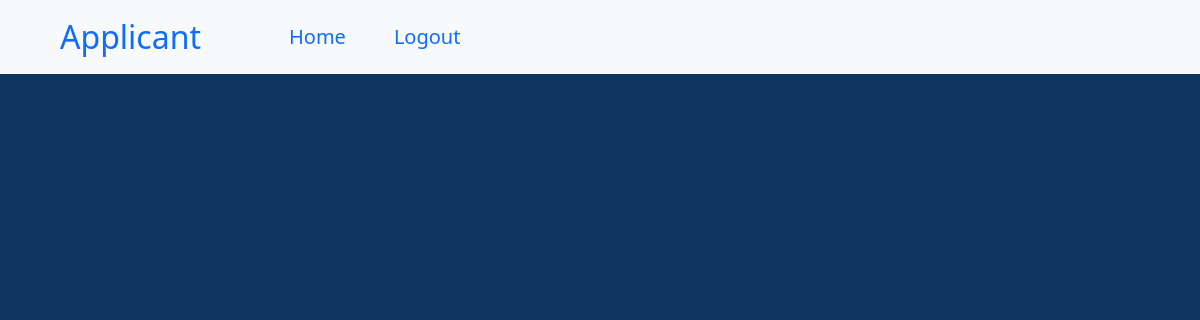
Page /archievedjobs/16 (signed in) on the earlier database version.
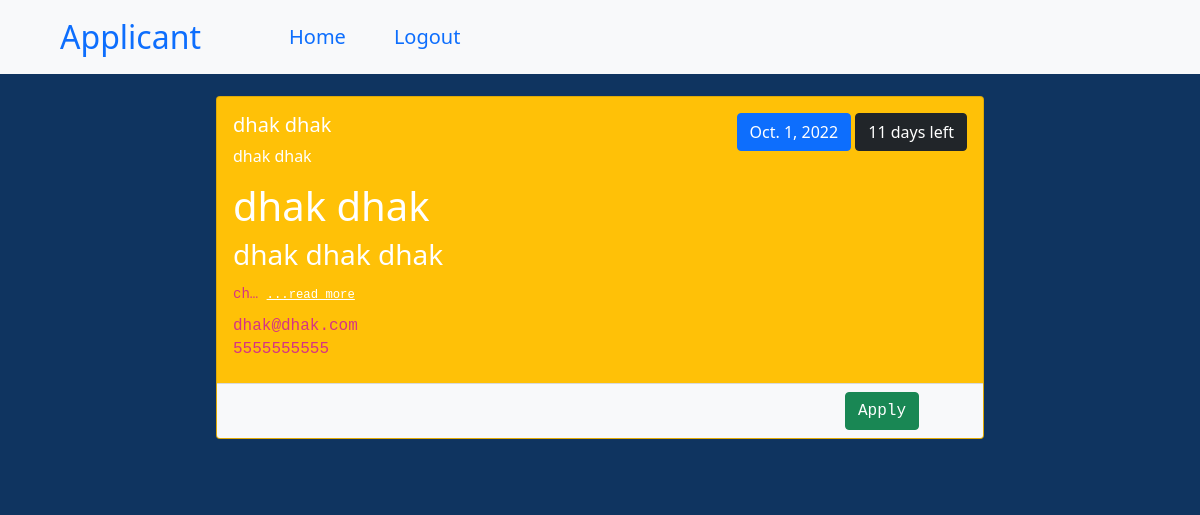
Same page on the later database version.
### board/models.py (models this page shows)
class Job(models.Model):
    title = models.CharField(max_length=250)
    description = models.TextField(max_length=500)
    location = models.CharField(max_length=250)
    deadline = models.DateField()
    mobile = models.CharField(max_length=10)
    email = models.EmailField()
    is_archieved = models.BooleanField(default=False)
    people = models.ManyToManyField(get_user_model())
    order = models.IntegerField(default=0, blank=True)
    @property
    def days_left(self):
        return self.deadline - date.today()
    @property
    def bg_class(self):
        if self.days_left > timedelta(days=21):
            return "success"
        elif self.days_left < timedelta(days=3):
            return "danger"
        elif self.days_left < timedelta(days=14):
            return "warning"
        else:
            return "secondary"

### board/views.py (the view)
# urls.py: path('archievedjobs/<int:id>', views.archieved_jobs, name='archieved_jobs'),
def archieved_jobs(req, id):
    if id==1:
        user_group = Group.objects.get(name = 'Terraformers')
        category = 'Terraformer'
    else:
        user_group = Group.objects.get(name = 'Applicants')
        category = 'Applicant'
    if req.user.is_authenticated and user_group == req.user.groups.all()[0]:
        jobs = Job.objects.all()
        return render(req, "archieved.html", {'category': category, 'group': id, 'jobs': jobs})
    else:
        messages.warning(req, "You are not authorized to access this group.")
        return HttpResponseRedirect('/')

### board/templatetags/jobextra.py (called while the page is built)
@register.filter
def convert_markdown(value):
    return markdown.markdown(value)

### board/templates/archieved.html (shortened to what this page needs)
{% extends 'base.html' %}
{% load static %}
{% load jobextra %}
{% block content %}
<div>
  <nav class="fixed-top navbar navbar-expand-lg bg-light px-5 py-2">
    <div class="container-fluid">
      <a class="navbar-brand fs-2" href="{% url 'home' %}">{{category}}</a>
      <div class="collapse navbar-collapse mx-5 fs-5" id="navbarNavAltMarkup">
        <div class="navbar-nav">
          <a class="mx-3 nav-link" aria-current="page" href="{%url 'home' %}">Home</a>
          <a class="mx-3 nav-link" href="{%url 'logout' %}">Logout</a>
        </div>
      </div>
    </div>
  </nav>
  <div class = "mt-5">
  <div class = "my-5">
    {% for job in jobs %}
    {% if job.is_archieved %}
    <div class="card my-4 bg-{{job.bg_class}} text-white" style="width: 48rem;">
      <div class="card-body">
        <div class="d-flex justify-content-between">
          <div><h5 class="card-title">{{job.title}}</h5></div>
          <div>
            <button type="button" class="btn btn-primary">{{job.deadline}}</button>
            <button type="button" class="btn btn-dark">{{job.days_left.days}} days left</button>
          </div>
        </div>
        <h6 class="card-subtitle mb-2">{{job.location}}</h6>
        <p class="card-text">{{job.description|convert_markdown|safe|truncatechars:55}}
          <small>
            {% if category == "Applicant" %}
              <a class="text-white" href="{% url 'checkout_job' group job.id %}">...read more</a>
            {% else %}
              <a class="text-white" href="{% url 'candidates' group job.id %}">...read more</a>
            {% endif %}
          </small>
        </p>
        <h6 class="card-subtitle mb-2">{{job.email}}</h6>
        <h6 class="card-subtitle mb-2">{{job.mobile}}</h6>
      </div>
      <div class="card-footer bg-light d-flex justify-content-end">
          {% if category == "Applicant" %}
            <a href="#" class="btn btn-success mx-5">Apply</a>
          {% endif %}
      </div>
    </div>
    {% endif %}
    {% endfor %}
  </div>
  </div>
</div>
{% endblock content %}

Differences in the rows shown:
now on this page (row edited): Job: title "dhak dhak", deadline "Oct. 1, 2022", days_left.days "11", location "dhak dhak", description|convert_markdown "dhak dhak dhak dhak dhak ch…", email "dhak@dhak.com", mobile "5555555555"
